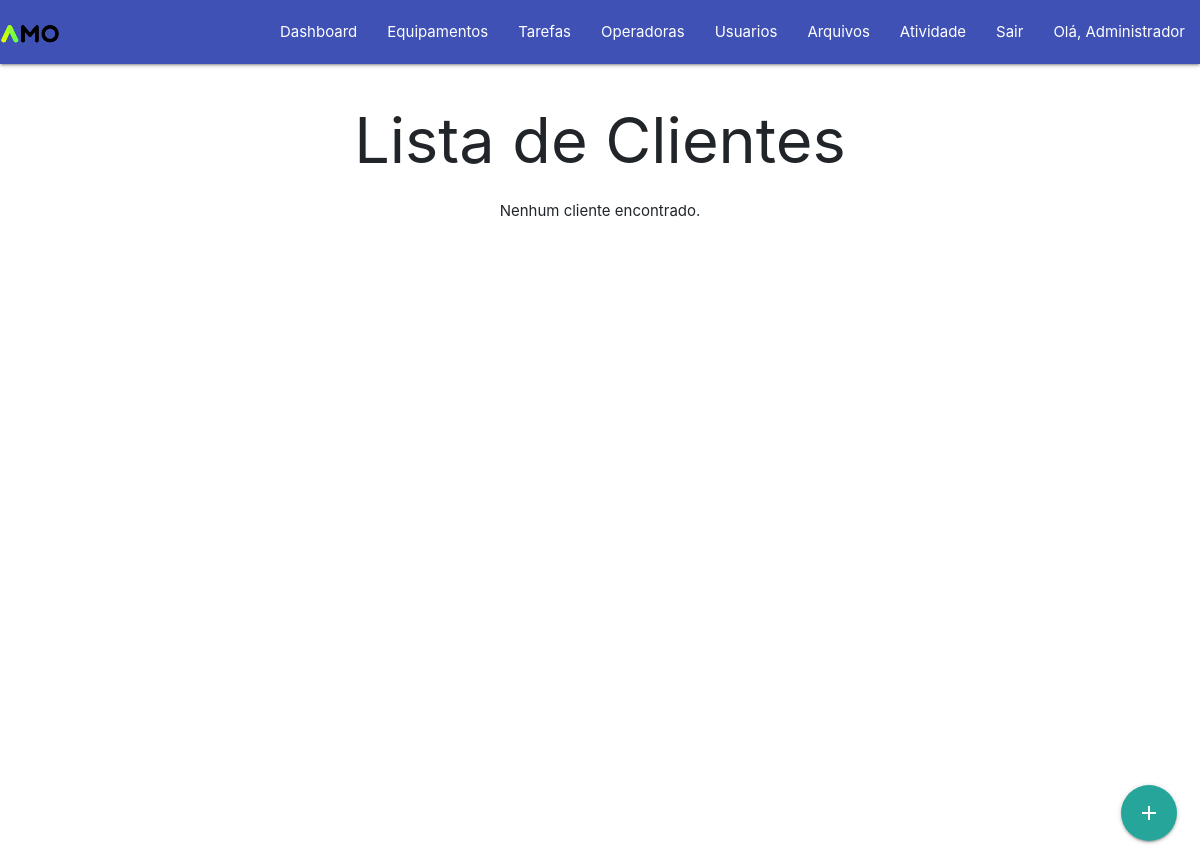
Before: /clientes.php (signed in) with the older database file.
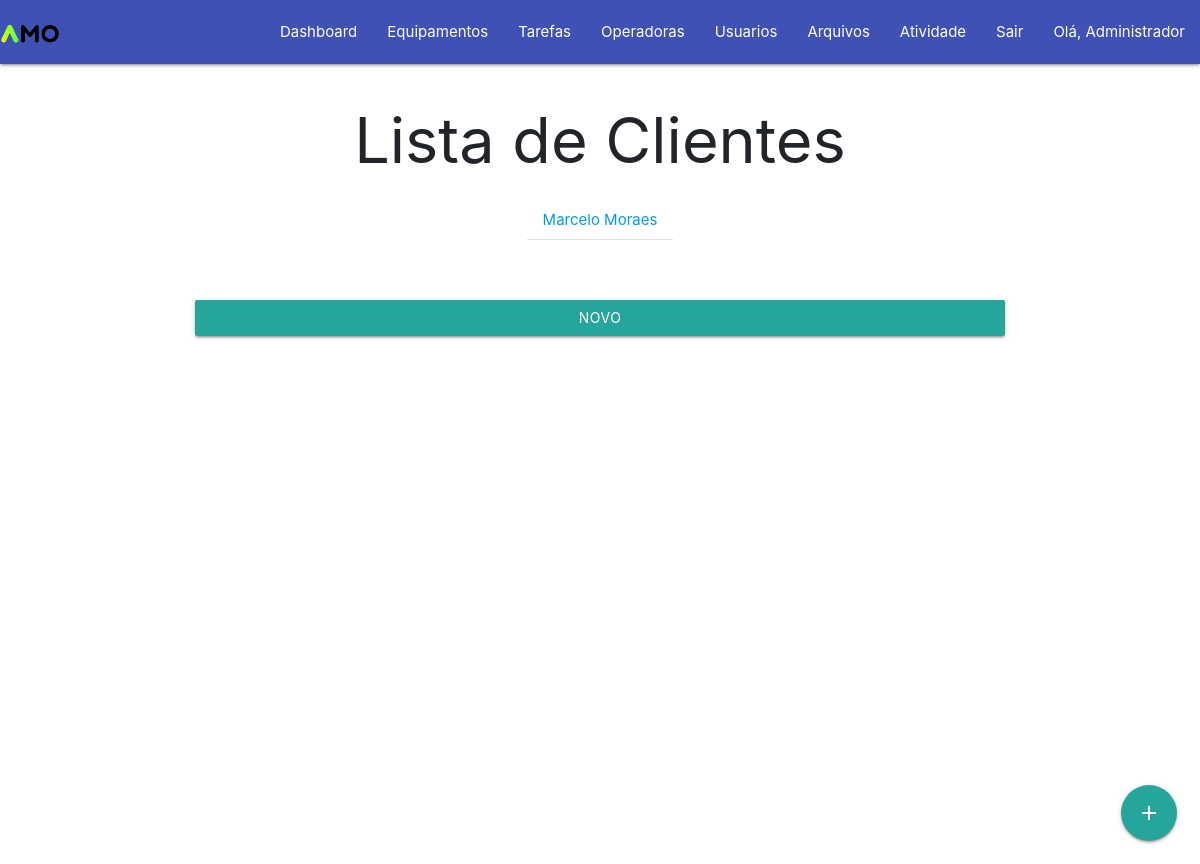
After: the same page with the newer database file.
### tables this page shows
CREATE TABLE `clientes` (
  `id` int(11) NOT NULL,
  `nome_completo` varchar(100) NOT NULL,
  `rg` varchar(20) DEFAULT NULL,
  `cpf` varchar(14) NOT NULL,
  `endereco` varchar(100) DEFAULT NULL,
  `estado` varchar(50) DEFAULT NULL,
  `cep` varchar(10) DEFAULT NULL,
  `cidade` varchar(50) DEFAULT NULL,
  `bairro` varchar(50) DEFAULT NULL,
  `referencia` varchar(100) DEFAULT NULL,
  `data_nascimento` date DEFAULT NULL,
  `tipo_pessoa` varchar(10) DEFAULT NULL,
  `nacionalidade` varchar(50) DEFAULT NULL,
  `sexo` varchar(10) DEFAULT NULL,
  `telefone_residencial` varchar(20) DEFAULT NULL,
  `telefone_celular` varchar(20) DEFAULT NULL,
  `whatsapp` varchar(20) DEFAULT NULL,
  `financeiro` text DEFAULT NULL,
  `atendimento` text DEFAULT NULL,
  `agenda` text DEFAULT NULL,
  `arquivos` text DEFAULT NULL,
  `observacoes` text DEFAULT NULL
);

### clientes.php (the view, shortened to what this page needs)
<!DOCTYPE html>
<html lang="pt-br">
<head>
    <link rel="stylesheet" href="https://stackpath.bootstrapcdn.com/bootstrap/4.5.0/css/bootstrap.min.css">
</head>
<body>
    <?php require_once("header.php"); ?>
    <div class="container">
        <h1>Lista de Clientes</h1>
        <?php
        $servername = "192.168.0.105";
        $username = "root";
        $password = "652845";
        $dbname = "tarefasdiarias";
        $conn = new mysqli($servername, $username, $password, $dbname);
        $sql = "SELECT * FROM clientes";
        $result = $conn->query($sql);
        if ($result->num_rows > 0) {
            echo '<ul class="nav nav-tabs" id="clientTabs">';
            while ($row = $result->fetch_assoc()) {
                $id = $row['id'];
                $nomeCompleto = $row['nome_completo'];
                $tabId = 'tab-' . $id;
                echo '<li class="nav-item">';
                echo '<a class="nav-link" id="' . $tabId . '-tab" data-toggle="tab" href="#' . $tabId . '" role="tab" aria-controls="' . $tabId . '" aria-selected="false">' . $nomeCompleto . '</a>';
                echo '</li>';
            }
            echo '</ul>';
            echo '<div class="tab-content" id="clientTabsContent">';
            echo '</div>';
            echo '<a class="btn btn-primary btn-block btn-new" href="novo_cliente.php">Novo</a>';
        } else {
            echo 'Nenhum cliente encontrado.';
        }
        ?>
    </div>
    <div class="fixed-action-btn">
        <a href="add_clientes.php" class="btn-floating btn-large waves-effect waves-light"><i class="material-icons">add</i></a>
    </div>
</body>
</html>

Changed rows visible on the page:
added clientes: nome_completo "Marcelo Moraes"
Other visible differences:
text no longer shown: "Nenhum cliente encontrado."
text now shown: "NOVO"
